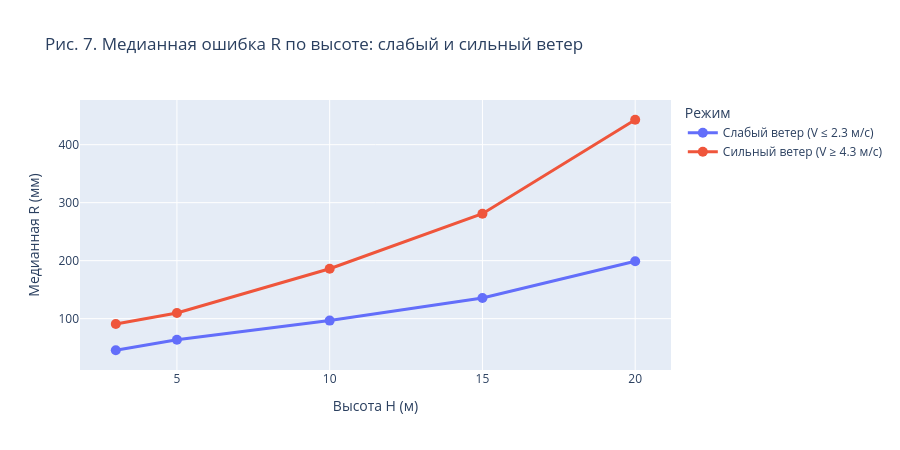

The notebook cell this image was saved under:
### Markdown cell above
### Влияние рельефа на высотах 15–20 м

Монотонный рост ошибки с высотой объясняется геометрическим рычагом, но участок 15–20 м требует отдельной проверки. Испытания проводились на территории карьера: до 10–15 м БПЛА находится внутри карьерной выемки, где рельеф частично экранирует ветровое воздействие, а при подъёме выше бровки попадает в более открытый поток.

Отсюда следует проверяемая гипотеза: если рельеф действительно ослабляет ветер на меньших высотах, то при переходе к 20 м ошибка должна расти быстрее, а различие между слабыми и сильными ветровыми режимами должно увеличиваться. Поэтому далее сравниваются медианные ошибки и приросты между соседними высотами.

### Code cell
v_q25 = df["V"].quantile(0.25)
v_q75 = df["V"].quantile(0.75)

low_wind = df[df["V"] <= v_q25].groupby("H")["R"].median().reset_index()
low_wind.columns = ["H", "R_median"]
low_wind["Режим"] = f"Слабый ветер (V ≤ {v_q25:.1f} м/с)"

high_wind = df[df["V"] >= v_q75].groupby("H")["R"].median().reset_index()
high_wind.columns = ["H", "R_median"]
high_wind["Режим"] = f"Сильный ветер (V ≥ {v_q75:.1f} м/с)"

plateau_df = pd.concat([low_wind, high_wind])

fig = px.line(
    plateau_df, x="H", y="R_median", color="Режим",
    markers=True,
    title="Рис. 7. Медианная ошибка R по высоте: слабый и сильный ветер",
    labels={"H": "Высота H (м)", "R_median": "Медианная R (мм)"},
)
fig.update_traces(line=dict(width=3), marker=dict(size=10))
fig.update_layout(height=450)
ALL_FIGS.append(("fig_07_plateau_wind", fig))
fig.show()

### Figure 1 — Plotly figure (JSON) as saved in the notebook; plotly's stock layout.template omitted (floating-point values rounded to 4 significant figures)
{"data": [{"hovertemplate": "Режим=Слабый ветер (V ≤ 2.3 м/с)<br>Высота H (м)=%{x}<br>Медианная R (мм)=%{y}<extra></extra>", "legendgroup": "Слабый ветер (V ≤ 2.3 м/с)", "line": {"color": "#636efa", "dash": "solid", "width": 3}, "marker": {"size": 10, "symbol": "circle"}, "mode": "lines+markers", "name": "Слабый ветер (V ≤ 2.3 м/с)", "orientation": "v", "showlegend": true, "type": "scatter", "x": [3, 5, 10, 15, 20], "xaxis": "x", "y": [45.52, 63.76, 96.64, 135.6, 198.9], "yaxis": "y"}, {"hovertemplate": "Режим=Сильный ветер (V ≥ 4.3 м/с)<br>Высота H (м)=%{x}<br>Медианная R (мм)=%{y}<extra></extra>", "legendgroup": "Сильный ветер (V ≥ 4.3 м/с)", "line": {"color": "#EF553B", "dash": "solid", "width": 3}, "marker": {"size": 10, "symbol": "circle"}, "mode": "lines+markers", "name": "Сильный ветер (V ≥ 4.3 м/с)", "orientation": "v", "showlegend": true, "type": "scatter", "x": [3, 5, 10, 15, 20], "xaxis": "x", "y": [90.65, 109.8, 186.1, 280.9, 443.0], "yaxis": "y"}], "layout": {"height": 450, "legend": {"title": {"text": "Режим"}, "tracegroupgap": 0}, "title": {"text": "Рис. 7. Медианная ошибка R по высоте: слабый и сильный ветер"}, "xaxis": {"anchor": "y", "domain": [0, 1], "title": {"text": "Высота H (м)"}}, "yaxis": {"anchor": "x", "domain": [0, 1], "title": {"text": "Медианная R (мм)"}}}}
